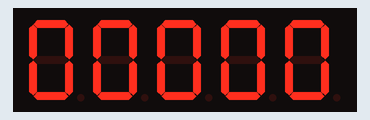
This sketch was run on a simulated Arduino Uno, built with avr-gcc and run on an emulated ATmega328P. Parts: 5-digit seven-segment display. Wiring (inferred from the names in the program): MAX7219 LED driver: CS pin 4.

Above: at 0.11 s.
At 5.05 s:
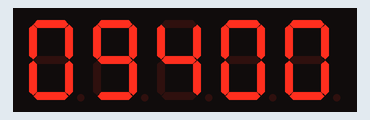
At 10.05 s:
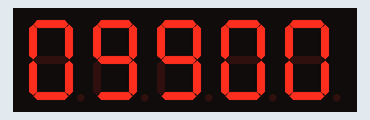
At 19.95 s:
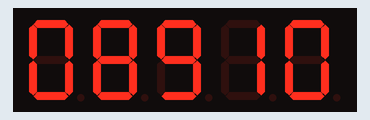
At 29.85 s:
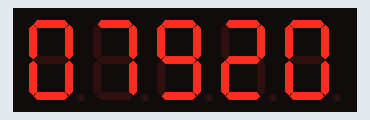
At 39.85 s:
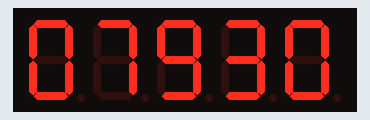

The sketch:

max7221_spi_v001.pde
```cpp
//USE SPI TO CONTROL THE MAX7221 LED DRIVER
//THIS CODE EXAMPLES IMPLEMENTS A SIMPLE 4-DIGIT COUNTER

#define DATAOUT 11//MOSI
#define DATAIN 12//MISO - not used, but part of builtin SPI
#define SPICLOCK 13//sck
#define SLAVESELECT 4//ss

byte digit=1;
byte counterNumber1=0;
byte counterNumber10 = 0;
byte counterNumber100 = 0;
byte counterNumber1000 = 0;

///////////////////////////////////////////////////////////////////
//spi transfer function (from ATmega168 datasheet)
char spi_transfer(volatile char data)
{
  SPDR = data; // Start the transmission
  while (!(SPSR & (1<<SPIF))) // Wait the end of the transmission
  {
  };
  return SPDR; // return the received byte
}

///////////////////////////////////////////////////////////////////
///////////////////////////////////////////////////////////////////
byte write_7seg(int digAddress, int displayValue) //dig pot data transfer function
{
  digitalWrite(SLAVESELECT,LOW); //digital pot chip select is active low
  //2 byte data transfer to digital pot
  spi_transfer(digAddress);
  spi_transfer(displayValue);
  digitalWrite(SLAVESELECT,HIGH); //release chip, signal end transfer
}

///////////////////////////////////////////////////////////////////
///////////////////////////////////////////////////////////////////
void setup()
{
  byte i;
  byte clr;
  pinMode(DATAOUT, OUTPUT);
  pinMode(DATAIN, INPUT);
  pinMode(SPICLOCK,OUTPUT);
  pinMode(SLAVESELECT,OUTPUT);
  digitalWrite(SLAVESELECT,HIGH); //disable device

  ///////////////////////////////////////////////////////////////////
  // SPCR = 01010000
  //interrupt disabled,spi enabled,msb 1st,master,clk low when idle,
  //sample on leading edge of clk,system clock/4 (fastest)
  SPCR = (1<<SPE)|(1<<MSTR);
  clr=SPSR;
  clr=SPDR;
  delay(100);
  ///////////////////////////////////////////////////////////////////

  //clear 7221 and format to receive data
  write_7seg(0x0C,1);
  write_7seg(0x09,0xFF);
  write_7seg(0x0A,0x0F);
  write_7seg(0x0B,0x04);
}

///////////////////////////////////////////////////////////////////
///////////////////////////////////////////////////////////////////
void loop()
{
  do{
    write_7seg(1, counterNumber1000);
    counterNumber1000++;
    do{
      write_7seg(2, counterNumber100);
      counterNumber100++;
      do{
        write_7seg(3, counterNumber10);
        counterNumber10++;
        do{
          write_7seg(4, counterNumber1);
          delay (100);
          counterNumber1++;
        }
        while (counterNumber1<10);
        counterNumber1 = 0;
      }
      while (counterNumber10<10);
      counterNumber10 = 0;
    }
    while (counterNumber100<10);
    counterNumber100 = 0;
  }
  while (counterNumber1000<10);
  counterNumber1000 = 0;
}
```
